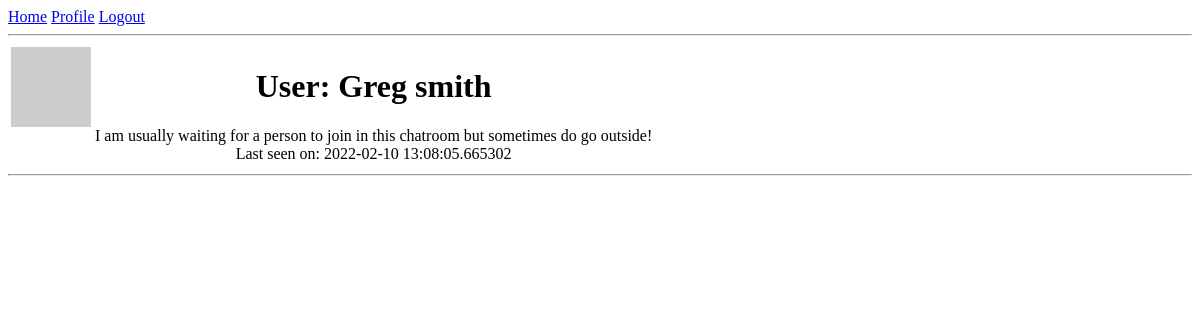
/user/Greg smith (signed in), run on the app's committed database.
### app/models.py (models this page shows, shortened)
class User(UserMixin, db.Model):
    id = db.Column(db.Integer, primary_key=True)
    username = db.Column(db.String(64), index=True, unique=True)
    email = db.Column(db.String(120), index=True, unique=True)
    password_hash = db.Column(db.String(128))
    about_me = db.Column(db.String(140))
    last_seen = db.Column(db.DateTime, default=datetime.utcnow)
    posts = db.relationship("Post", backref="author", lazy="dynamic")
    room = db.Column(db.String(64))
    def avatar(self, size):
        digest = md5(self.email.lower().encode("utf-8")).hexdigest()
        return f"https://gravatar.com/avatar/{digest}?d=identicon&s={size}"

### app/routes.py (the view)
@app.route("/user/<username>")
@login_required
def user(username):
    user = User.query.filter_by(username=username).first_or_404()
    posts = Post.query.all()[:5]
    return render_template("user.html", user=user, posts=posts)

### app/models.py (called while the page is built)
@login.user_loader
def load_user(id):
    return User.query.get(int(id))

### app/routes.py (called while the page is built)
@app.before_request
def before_request():
    if current_user.is_authenticated:
        current_user.last_seen = datetime.utcnow()
        db.session.commit()

### app/templates/user.html (shortened to what this page needs)
{% extends "base.html" %}
{% block content %}
    <table>
        <tr valign="top">
            <td><img src="{{ user.avatar(128) }}"></td>
            <td>
                <h1>User: {{ user.username }}</h1>
                {% if user.about_me %}<p>{{ user.about_me }}</p>{% endif %}
                {% if user.last_seen %}<p>Last seen on: {{ user.last_seen }}</p>{% endif %}
            </td>
        </tr>
    </table>
    <hr>
{% endblock %}

### app/static/style.css (style rules this page uses)
p { margin-block-start: 0; margin-block-end: 0; margin-inline-start: 0px; margin-inline-end: 0px; text-align: center; }
h1 { text-align: center; }

### data on the page
User: username "Greg smith", about_me "I am usually waiting for a person to join in this chatroom but sometimes do go outside!", last_seen "2022-02-10 13:08:05.665302"
